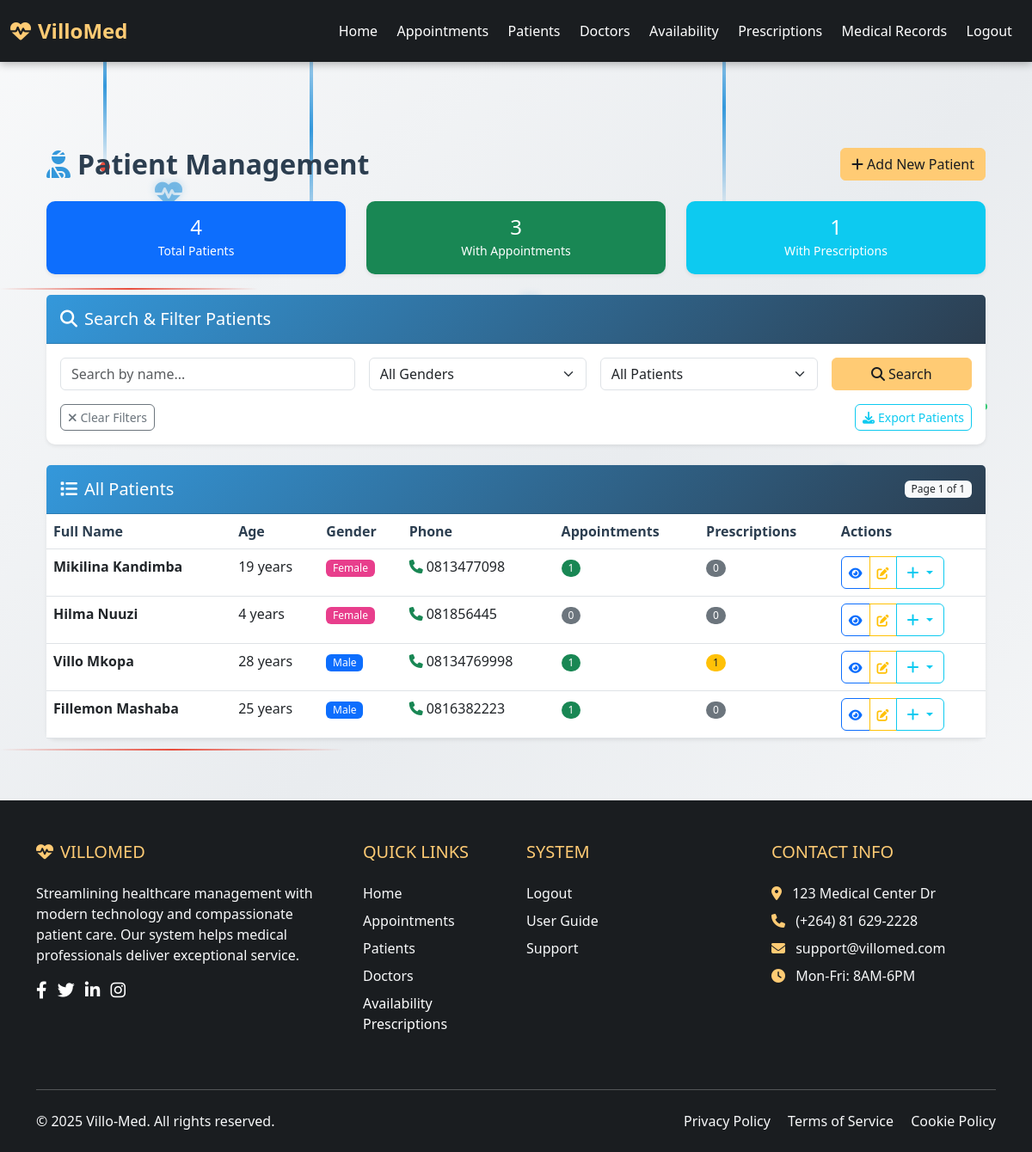
Page /patients (signed in) on the committed database.
### models.py (models this page shows)
class Patient(db.Model):
    __tablename__ = 'patient'
    id = db.Column(db.Integer, primary_key=True)
    first_name = db.Column(db.String(50), nullable=False)
    surname = db.Column(db.String(50), nullable=False)
    date_of_birth = db.Column(db.Date, nullable=False)  # Store date of birth
    gender = db.Column(db.String(10))
    phone = db.Column(db.String(15))
    date_created = db.Column(db.DateTime, default=datetime.utcnow)  # New field for creation date
    appointments = db.relationship('Appointment', back_populates='patient')
    prescriptions = db.relationship('Prescription', back_populates='patient')
    @property
    def age(self):
        today = date.today()
        born = self.date_of_birth
        return today.year - born.year - ((today.month, today.day) < (born.month, born.day))

### app.py (the view)
@app.route('/patients')
@login_required
def patients():
    search_query = request.args.get('search', '')
    page = request.args.get('page', 1, type=int)
    per_page = 10  # Show 10 patients per page
    if search_query:
        query = Patient.query.filter(
            (Patient.first_name.ilike(f'%{search_query}%')) |
            (Patient.surname.ilike(f'%{search_query}%'))
        )
    else:
        query = Patient.query
    patients = query.order_by(Patient.date_created.desc()).paginate(
        page=page, per_page=per_page, error_out=False
    )
    total_pages = ceil(query.count() / per_page)
    date_today = date.today().strftime('%Y-%m-%d')
    return render_template('patients.html',
                         patients=patients.items,
                         search_query=search_query,
                         date_today=date_today,
                         page=page,
                         total_pages=total_pages)

### app.py (called while the page is built)
@login_manager.user_loader
def load_user(user_id):
    return db.session.get(User, int(user_id))

### models.py (called while the page is built)
    @property
    def name(self):
        return f"{self.first_name} {self.surname}"

### templates/patients.html (shortened to what this page needs)
{% extends "base.html" %}
{% block content %}
<div class="container my-4">
    <div class="d-flex justify-content-between align-items-center mb-4">
        <h2 class="mb-0" style="color: #2c3e50; font-weight: 600;">
            <i class="fas fa-user-injured me-2" style="color: #3498db;"></i>Patient Management
        </h2>
        <button class="btn btn-primary" data-bs-toggle="modal" data-bs-target="#addPatientModal">
            <i class="fas fa-plus me-1"></i>Add New Patient
        </button>
    </div>
    <div class="row mb-4">
        <div class="col-md-4">
            <div class="card text-center bg-primary text-white shadow-sm">
                <div class="card-body py-3">
                    <h4 class="mb-0">{{ patients|length }}</h4>
                    <small>Total Patients</small>
                </div>
            </div>
        </div>
        <div class="col-md-4">
            <div class="card text-center bg-success text-white shadow-sm">
                <div class="card-body py-3">
                    <h4 class="mb-0">{{ patients|selectattr('appointments')|list|length }}</h4>
                    <small>With Appointments</small>
                </div>
            </div>
        </div>
        <div class="col-md-4">
            <div class="card text-center bg-info text-white shadow-sm">
                <div class="card-body py-3">
                    <h4 class="mb-0">{{ patients|selectattr('prescriptions')|list|length }}</h4>
                    <small>With Prescriptions</small>
                </div>
            </div>
        </div>
    </div>
    <div class="card mb-4 shadow-sm">
        <div class="card-header py-3" style="background: linear-gradient(135deg, #3498db, #2c3e50); color: white;">
            <h5 class="mb-0"><i class="fas fa-search me-2"></i>Search & Filter Patients</h5>
        </div>
        <div class="card-body">
            <form method="GET" action="{{ url_for('patients') }}" class="row g-3">
                <div class="col-md-4">
                    <input type="text" class="form-control" name="search" placeholder="Search by name..." value="{{ search_query }}">
                </div>
                <div class="col-md-3">
                    <select name="gender" class="form-select">
                        <option value="">All Genders</option>
                    </select>
                </div>
                <div class="col-md-3">
                    <select name="has_appointments" class="form-select">
                        <option value="">All Patients</option>
                    </select>
                </div>
                <div class="col-md-2">
                    <button type="submit" class="btn btn-primary w-100">
                        <i class="fas fa-search me-1"></i>Search
                    </button>
                </div>
                <div class="col-12">
                    <div class="d-flex gap-2">
                        <a href="{{ url_for('patients') }}" class="btn btn-outline-secondary btn-sm">
                            <i class="fas fa-times me-1"></i>Clear Filters
                        </a>
                        <button type="button" class="btn btn-outline-info btn-sm ms-auto" data-bs-toggle="modal" data-bs-target="#exportModal">
                            <i class="fas fa-download me-1"></i>Export Patients
                        </button>
                    </div>
                </div>
            </form>
        </div>
    </div>
    <div class="card shadow-sm">
        <div class="card-header py-3 d-flex justify-content-between align-items-center" style="background: linear-gradient(135deg, #3498db, #2c3e50); color: white;">
            <h5 class="mb-0"><i class="fas fa-list me-2"></i>All Patients</h5>
            <span class="badge bg-light text-dark">Page {{ page }} of {{ total_pages }}</span>
        </div>
        <div class="card-body p-0">
            <div class="table-responsive">
                <table class="table table-hover mb-0">
                    <thead style="background-color: #ecf0f1;">
                        <tr>
                            <th>Full Name</th>
                            <th>Age</th>
                            <th>Gender</th>
                            <th>Phone</th>
                            <th>Appointments</th>
                            <th>Prescriptions</th>
                            <th>Actions</th>
                        </tr>
                    </thead>
                    <tbody>
                        {% for p in patients %}
                        <tr>
                            <td>
                                <strong>{{ p.first_name }} {{ p.surname }}</strong>
                            </td>
                            <td>{{ p.age }} years</td>
                            <td>
                                <span class="badge {% if p.gender == 'Male' %}bg-primary{% elif p.gender == 'Female' %}bg-pink{% else %}bg-secondary{% endif %}">
                                    {{ p.gender }}
                                </span>
                            </td>
                            <td>
                                {% if p.phone %}
                                <i class="fas fa-phone text-success me-1"></i>{{ p.phone }}
                                {% else %}
                                <span class="text-muted">N/A</span>
                                {% endif %}
                            </td>
                            <td>
                                {% if p.appointments %}
                                <span class="badge bg-success rounded-pill">{{ p.appointments|length }}</span>
                                {% else %}
                                <span class="badge bg-secondary rounded-pill">0</span>
                                {% endif %}
                            </td>
                            <td>
                                {% if p.prescriptions %}
                                <span class="badge bg-warning text-dark rounded-pill">{{ p.prescriptions|length }}</span>
                                {% else %}
                                <span class="badge bg-secondary rounded-pill">0</span>
                                {% endif %}
                            </td>
                            <td>
                                <div class="btn-group btn-group-sm">
                                    <button class="btn btn-outline-primary" data-bs-toggle="modal" data-bs-target="#viewPatientModal{{ p.id }}" title="View Details">
                                        <i class="fas fa-eye"></i>
                                    </button>
                                    <button class="btn btn-outline-warning" data-bs-toggle="modal" data-bs-target="#editPatientModal{{ p.id }}" title="Edit Patient">
                                        <i class="fas fa-edit"></i>
                                    </button>
                                    <div class="btn-group">
                                        <button type="button" class="btn btn-outline-info dropdown-toggle" data-bs-toggle="dropdown" title="Quick Actions">
                                            <i class="fas fa-plus"></i>
                                        </button>
                                    </div>
                                </div>
                            </td>
                        </tr>
                        {% endfor %}
                    </tbody>
                </table>
            </div>
        </div>
    </div>
</div>
{% endblock %}

### static/style.css (style rules this page uses)
body { position: relative; z-index: 1; }
body { padding-top: 76px; display: flex; flex-direction: column; min-height: 100vh; font-family: 'Segoe UI', Tahoma, Geneva, Verdana, sans-serif; }
html { scroll-behavior: smooth; }
.btn-primary { background-color: #FFCB74; border-color: #FFCB74; color: #1a1d20; font-weight: 600; }

### templates/patients.html (style rules this page uses)
body { background-color: #f8f9fa; font-family: 'Segoe UI', Tahoma, Geneva, Verdana, sans-serif; }
.card { border-radius: 10px; border: none; transition: transform 0.2s ease-in-out, box-shadow 0.2s ease-in-out; }
.btn { border-radius: 6px; font-weight: 500; transition: all 0.2s ease-in-out; }
.badge { font-weight: 500; }
.bg-pink { background-color: #e83e8c !important; }
.table th { font-weight: 600; color: #2c3e50; border-top: none; }

### rows in the picture
Patient: first_name "Mikilina", surname "Kandimba", age "19", gender "Female", phone "0813477098", appointments|length "1"
Patient: first_name "Hilma", surname "Nuuzi", age "4", gender "Female", phone "081856445"
Patient: first_name "Villo", surname "Mkopa", age "28", gender "Male", phone "08134769998", appointments|length "1", prescriptions|length "1"
Patient: first_name "Fillemon", surname "Mashaba", age "25", gender "Male", phone "0816382223", appointments|length "1"

### other values in the picture
{{ patients|length }} "4"
{{ patients|selectattr('appointments')|list|length }} "3"
{{ patients|selectattr('prescriptions')|list|length }} "1"
{{ page }} "1"
{{ total_pages }} "1"
